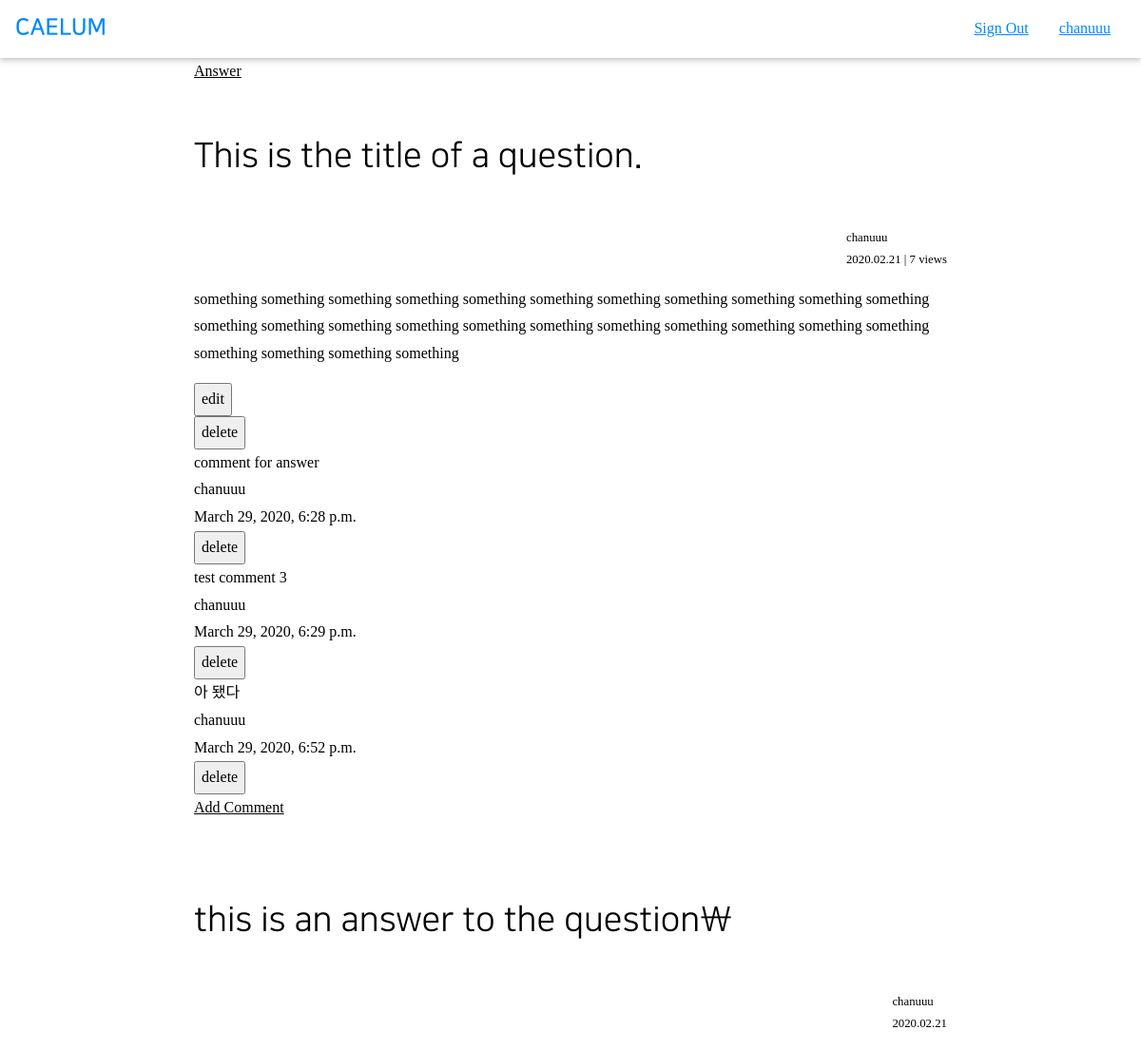
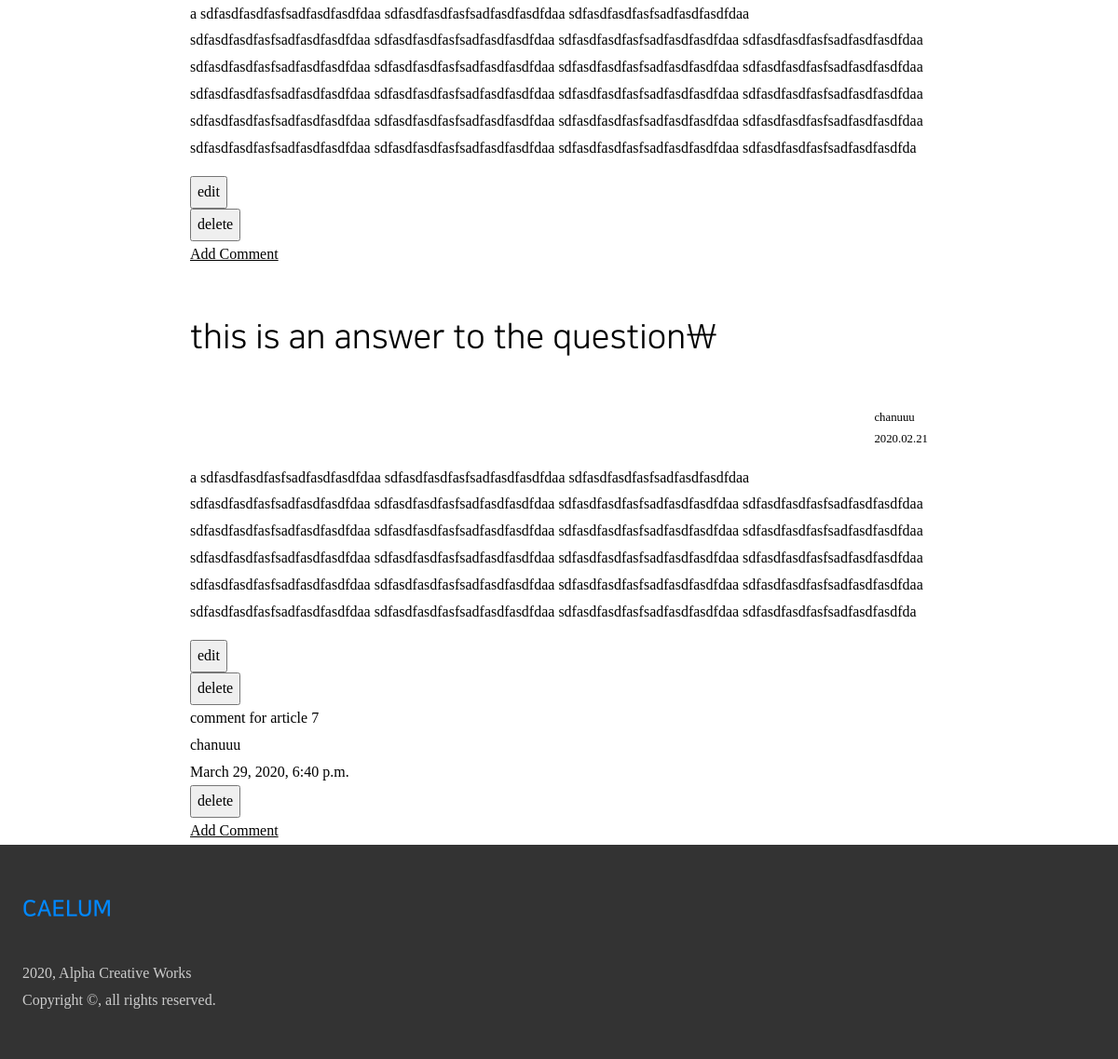
/article/2/ (signed in), run on the app's committed database (2 pictures, top to bottom).
### accounts/models.py (models this page shows, shortened)
class User(AbstractBaseUser):
    email = models.EmailField(
        max_length=255,
        unique=True,
    )
    portal_id = models.CharField(
        max_length=10,
        unique=True,
        null=True,
    )
    name = models.CharField(
        max_length=30,
        null=True,
    )
    dept_major = models.CharField(
        max_length=50,
        null=True,
    )
    username = models.SlugField(
        max_length=30,
        null=True,
    )
    is_email_verified = models.BooleanField(default=False)
    is_active = models.BooleanField(default=True)
    is_admin = models.BooleanField(default=False)
    objects = UserManager()
    USERNAME_FIELD = 'email'
    REQUIRED_FIELD = [
    ]

### air/models.py (models this page shows, shortened)
class Article(models.Model):
    author = models.ForeignKey(
        User,
        on_delete=models.CASCADE,
    )
    content = MarkdownxField()
    tags = TaggableManager(
        blank=True,
    )
    date_created = models.DateTimeField(
        auto_now_add=True,
    )
    hit_count = models.IntegerField(
        default=0,
    )
    is_answer = models.BooleanField(
        default=False,
    )
    parent = models.ForeignKey(
        'self',
        blank=True,
        null=True,
        on_delete=models.CASCADE,
        related_name='answers',
    )
    accepted = models.BooleanField(
        default=False,
    )
    def get_title(self):
        return self.content.split('\n')[0].replace('#', '').strip()
    def get_content(self):
        return ''.join(self.content.split('\n')[1:])
    class Meta:
        ordering = ['-date_created']

class Comment(models.Model):
    parent = models.ForeignKey(
        Article,
        on_delete=models.CASCADE,
        related_name='comments',
    )
    author = models.ForeignKey(
        User,
        on_delete=models.CASCADE,
    )
    content = models.CharField(
        max_length=140,
        blank=False,
        null=False,
    )
    date_created = models.DateTimeField(
        auto_now_add=True,
    )

### air/views.py (the view)
# urls.py: path('article/<int:pk>/', views.article, name='article'),
@login_required
def article(request, pk):
    user = request.user
    article = get_object_or_404(Article, pk=pk)
    if article.is_answer == True:  # answer -> redirect to question
        question = article.parent
        return redirect('air:article', pk=question.pk)
    else:  # question
        answers = article.answers
        form = CommentCreationForm()
        context = {
            'user': user,
            'article': article,
            'answers': answers,
            'form': form,
        }
        try:
            return render(request, 'air/article.html', context)
        finally:
            hit_logs = ArticleHitCount.objects.filter(
                user=user,
                article=article,
                date__lte=date.today(),
                date__gte=date.today()
            )
            if hit_logs.count() == 0:
                hits = ArticleHitCount(user=user, article=article)
                hits.save()
                article.hit_count += 1
                article.save()

### air/forms.py (shortened to what this page needs)
class CommentCreationForm(forms.ModelForm):
    content = forms.CharField(widget=forms.TextInput(attrs={
        'id': 'comment_content',
    }))
    def __init__(self, data=None, files=None, auto_id='id_%s', prefix=None, initial=None, error_class=ErrorList, label_suffix=None, empty_permitted=False, instance=None, use_required_attribute=None, renderer=None, parant=None, author=None):
        super().__init__(data=data, files=files, auto_id=auto_id, prefix=prefix, initial=initial, error_class=error_class, label_suffix=label_suffix, empty_permitted=empty_permitted, instance=instance, use_required_attribute=use_required_attribute, renderer=renderer)
        self.parent = parant
        self.author = author
    class Meta:
        model = Comment
        fields = ('content',)

### air/templatetags/markdown_extras.py (called while the page is built)
@register.filter()
@stringfilter
def markdown(value):
    return md.markdown(value, extensions=['markdown.extensions.fenced_code'])

### air/templates/air/article.html (shortened to what this page needs)
{% extends 'air/account_widget.html' %}
{% load markdown_extras %}
{% block content %}
<div class=" acw3-container acw3-max-width-840 acw3-min-height-100">
  <a href="{% url 'air:answer' article.pk %}">Answer</a>
  <div class=" acw3-padding-32">
    <h1>{{ article.get_title}}</h1>
  </div>
  <div class=" acw3-bar">
    <small class=" acw3-right"
      >{{ article.author.username }} <br />
      {{ article.date_created | date:'Y.m.d'}} | {{ article.hit_count }}
      views</small
    >
  </div>
  <div>
    {{ article.get_content | markdown | safe }}
  </div>
  <div>
     {% if article.author == user %}
    <form action="{% url 'air:edit_article' article.pk %}" method="GET">
      <input type="submit" value="edit" />
    </form>
    <form action="{% url 'air:del_article' article.pk %}" method="POST">
      <input type="submit" value="delete" />
    </form>
    {% endif %}
    <div id="comments">
      {% for comment in article.comments.all %}
      <div>
        {{ comment.content }} <br />
        {{ comment.author.username }} <br />
        {{ comment.date_created }} {% if comment.author == user %}
        <form action="{% url 'air:del_comment' comment.pk %}" method="POST">
          <input type="submit" value="delete" />
        </form>
        {% endif %}
      </div>
      {% endfor %}
      <a
        href="javascript:void(0)"
        onclick="add_comment(this)"
        class="add_comment"
        >Add Comment</a
      >
    </div>
    <br />
  </div>
  {% for answer in answers.all %}
  <div class=" acw3-padding-32">
    <h1>{{ answer.get_title }}</h1>
  </div>
  <div class=" acw3-bar">
    <small class=" acw3-right"
      >{{ answer.author.username }} <br />
      {{ answer.date_created | date:'Y.m.d'}}</small
    >
  </div>
  <div>
    {{ answer.get_content | markdown | safe }}
  </div>
  {% if answer.author == user %}
  <form action="{% url 'air:edit_article' article.pk %}" method="GET">
    <input type="submit" value="edit" />
  </form>
  <form action="{% url 'air:del_article' answer.pk %}" method="POST">
    <input type="submit" value="delete" />
  </form>
  {% endif %}
  <div id="comments">
    {% for comment in answer.comments.all %}
    <div>
      {{ comment.content }} <br />
      {{ comment.author.username }} <br />
      {{ comment.date_created }} {% if comment.author == user %}
      <form action="{% url 'air:del_comment' comment.pk %}" method="POST">
        <input type="submit" value="delete" />
      </form>
      {% endif %}
    </div>
    {% endfor %}
    <a href="javascript:void(0)" onclick="add_comment(this)"> Add Comment</a>
  </div>
  {% endfor %}
</div>
{% endblock %}

### air/templates/air/account_widget.html (shortened to what this page needs)
{% extends 'common/base.html' %}
{% block account %}
<a href="{% url 'accounts:sign_out' %}" class=" acw3-bar-item">
    Sign Out
</a>
<a href="{% url 'accounts:account_manage' %}" class=" acw3-bar-item">
    {{ user.username }}
</a>
{% endblock %}

### static/common/acw3_pro.css (style rules this page uses)
html { box-sizing: border-box }
*, *:before, *:after { box-sizing: inherit }
html { -ms-text-size-adjust: 100%; -webkit-text-size-adjust: 100% }
body { margin: 0 }
a { background-color: transparent }
small { font-size: 80% }
button, input, select, textarea, optgroup { font: inherit; margin: 0 }
button, input { overflow: visible }
button, [type=button], [type=reset], [type=submit] { -webkit-appearance: button }
html, body { font-family: Verdana, sans-serif; font-size: 16px; line-height: 1.5 }
html { overflow-x: hidden }
h1 { font-size: 36px }
h1, h2, h3, h4, h5, h6 { font-family: "Segoe UI", Arial, sans-serif; font-weight: 400; margin: 10px 0 }
a { color: inherit }
.acw3-bar { width: 100%; overflow: hidden }
.acw3-bar .acw3-bar-item { padding: 8px 16px; float: left; width: auto; border: none; display: block; outline: 0 }
.acw3-container:after, .acw3-container:before, .acw3-panel:after, .acw3-panel:before, .acw3-row:after, .acw3-row:before, .acw3-row-padding:after, .acw3-row-padding:before, .acw3-cell-row:before, .acw3-cell-row:after, .acw3-clear:after, .acw3-clear:before, .acw3-bar:before, .acw3-bar:after { content: ""; display: table; clear: both }
.acw3-container, .acw3-panel { padding: 0.01em 24px }
.acw3-padding-32 { padding-top: 32px!important; padding-bottom: 32px!important }
.acw3-right { float: right!important }

### static/common/axw3.css (style rules this page uses)
body, html { height: 100%; line-height: 1.8; padding: 0; margin: 0; font-family: "NBG"; }
h1, h2, h3, h4, h5, h6 { font-family: "NS"; color: #000000; }
a { cursor: pointer; }
.acw3-max-width-840 { max-width: 840px; margin: auto; }
.acw3-min-height-100 { min-height: 100vh; }

### data on the page
User: username "chanuuu"
Article: get_title "This is the title of a question.", author.username "chanuuu", date_created "2020.02.21", hit_count "7", get_content "something something something something something something something something something something something something something something something something something something something something something something something something something something"
Comment: content "comment for answer", author.username "chanuuu", date_created "March 29, 2020, 6:28 p.m."
Comment: content "test comment 3", author.username "chanuuu", date_created "March 29, 2020, 6:29 p.m."
Comment: content "아 됐다", author.username "chanuuu", date_created "March 29, 2020, 6:52 p.m."
Article: get_title "this is an answer to the question\\", author.username "chanuuu", date_created "2020.02.21", get_content "a sdfasdfasdfasfsadfasdfasdfdaa sdfasdfasdfasfsadfasdfasdfdaa sdfasdfasdfasfsadfasdfasdfdaa sdfasdfasdfasfsadfasdfasdfdaa sdfasdfasdfasfsadfasdfasdfdaa sdfasdfasdfasfsadfasdfasdfdaa sdfasdfasdfasfsadfasdfasdfdaa sdfasdfasdfasfsadfasdfasdfdaa sdfasdfasdfasfsadfasdfasdfdaa sdfasdfasdfasfsadfasdfasdfdaa sdfasdfasdfasfsadfasdfasdfdaa sdfasdfasdfasfsadfasdfasdfdaa sdfasdfasdfasfsadfasdfasdfdaa sdfasdfasdfasfsadfasdfasdfdaa sdfasdfasdfasfsadfasdfasdfdaa sdfasdfasdfasfsadfasdfasdfdaa sdfasdfasdfasfsadfasdfasdfdaa sdfasdfasdfasfsadfasdfasdfdaa sdfasdfasdfasfsadfasdfasdfdaa sdfasdfasdfasfsadfasdfasdfdaa sdfasdfasdfasfsadfasdfasdfdaa sdfasdfasdfasfsadfasdfasdfdaa sdfasdfasdfasfsadfasdfasdfda"
Article: get_title "this is an answer to the question\\", author.username "chanuuu", date_created "2020.02.21", get_content "a sdfasdfasdfasfsadfasdfasdfdaa sdfasdfasdfasfsadfasdfasdfdaa sdfasdfasdfasfsadfasdfasdfdaa sdfasdfasdfasfsadfasdfasdfdaa sdfasdfasdfasfsadfasdfasdfdaa sdfasdfasdfasfsadfasdfasdfdaa sdfasdfasdfasfsadfasdfasdfdaa sdfasdfasdfasfsadfasdfasdfdaa sdfasdfasdfasfsadfasdfasdfdaa sdfasdfasdfasfsadfasdfasdfdaa sdfasdfasdfasfsadfasdfasdfdaa sdfasdfasdfasfsadfasdfasdfdaa sdfasdfasdfasfsadfasdfasdfdaa sdfasdfasdfasfsadfasdfasdfdaa sdfasdfasdfasfsadfasdfasdfdaa sdfasdfasdfasfsadfasdfasdfdaa sdfasdfasdfasfsadfasdfasdfdaa sdfasdfasdfasfsadfasdfasdfdaa sdfasdfasdfasfsadfasdfasdfdaa sdfasdfasdfasfsadfasdfasdfdaa sdfasdfasdfasfsadfasdfasdfdaa sdfasdfasdfasfsadfasdfasdfdaa sdfasdfasdfasfsadfasdfasdfda"
Comment: content "comment for article 7", author.username "chanuuu", date_created "March 29, 2020, 6:40 p.m."
